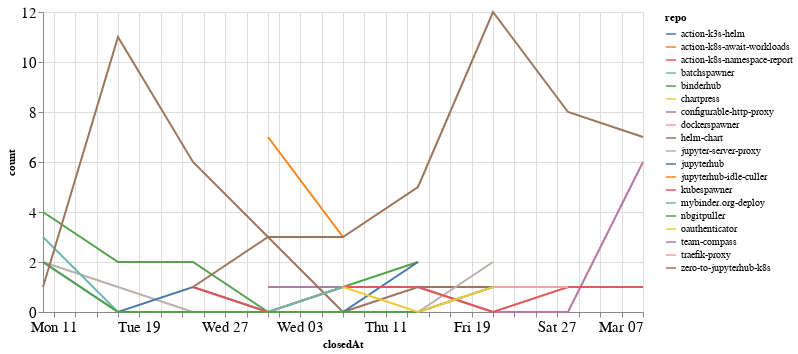

The code cell stored with this chart in its notebook:
### Code cell
closed_by_time = closed_by.groupby('repo').resample('W', on='closedAt').count()['author'].reset_index()
closed_by_time = closed_by_time.rename(columns={'author': 'count'})

alt.Chart(closed_by_time, width=600).mark_line().encode(
    x='closedAt',
    y='count',
    color='repo',
    tooltip="repo"
)

### Figure 1 — Vega-Lite specification as saved in the notebook (floating-point values rounded to 4 significant figures)
{"config": {"axisLeft": {"labelFontSize": 15}, "axisBottom": {"labelFontSize": 15}}, "data": {"name": "data-8233098c0518d2c2bd50367fd408539c"}, "mark": "line", "encoding": {"color": {"type": "nominal", "field": "repo"}, "tooltip": {"type": "nominal", "field": "repo"}, "x": {"type": "temporal", "field": "closedAt"}, "y": {"type": "quantitative", "field": "count"}}, "width": 600, "$schema": "https://vega.github.io/schema/vega-lite/v4.8.1.json", "datasets": {"data-8233098c0518d2c2bd50367fd408539c": [{"repo": "action-k3s-helm", "closedAt": "2021-01-17T00:00:00", "count": 3}, {"repo": "action-k8s-await-workloads", "closedAt": "2021-01-31T00:00:00", "count": 7}, {"repo": "action-k8s-await-workloads", "closedAt": "2021-02-07T00:00:00", "count": 3}, {"repo": "action-k8s-namespace-report", "closedAt": "2021-02-07T00:00:00", "count": 1}, {"repo": "batchspawner", "closedAt": "2021-01-31T00:00:00", "count": 4}, {"repo": "binderhub", "closedAt": "2021-01-10T00:00:00", "count": 4}, {"repo": "binderhub", "closedAt": "2021-01-17T00:00:00", "count": 2}, {"repo": "binderhub", "closedAt": "2021-01-24T00:00:00", "count": 2}, {"repo": "binderhub", "closedAt": "2021-01-31T00:00:00", "count": 0}, {"repo": "binderhub", "closedAt": "2021-02-07T00:00:00", "count": 1}, {"repo": "binderhub", "closedAt": "2021-02-14T00:00:00", "count": 2}, {"repo": "chartpress", "closedAt": "2021-01-24T00:00:00", "count": 1}, {"repo": "configurable-http-proxy", "closedAt": "2021-01-31T00:00:00", "count": 1}, {"repo": "configurable-http-proxy", "closedAt": "2021-02-07T00:00:00", "count": 1}, {"repo": "configurable-http-proxy", "closedAt": "2021-02-14T00:00:00", "count": 1}, {"repo": "configurable-http-proxy", "closedAt": "2021-02-21T00:00:00", "count": 0}, {"repo": "configurable-http-proxy", "closedAt": "2021-02-28T00:00:00", "count": 0}, {"repo": "configurable-http-proxy", "closedAt": "2021-03-07T00:00:00", "count": 6}, {"repo": "dockerspawner", "closedAt": "2021-02-28T00:00:00", "count": 1}, {"repo": "helm-chart", "closedAt": "2021-01-24T00:00:00", "count": 1}, {"repo": "helm-chart", "closedAt": "2021-01-31T00:00:00", "count": 3}, {"repo": "helm-chart", "closedAt": "2021-02-07T00:00:00", "count": 0}, {"repo": "helm-chart", "closedAt": "2021-02-14T00:00:00", "count": 1}, {"repo": "helm-chart", "closedAt": "2021-02-21T00:00:00", "count": 1}, {"repo": "helm-chart", "closedAt": "2021-02-28T00:00:00", "count": 1}, {"repo": "jupyter-server-proxy", "closedAt": "2021-01-10T00:00:00", "count": 2}, {"repo": "jupyter-server-proxy", "closedAt": "2021-01-17T00:00:00", "count": 1}, {"repo": "jupyter-server-proxy", "closedAt": "2021-01-24T00:00:00", "count": 0}, {"repo": "jupyter-server-proxy", "closedAt": "2021-01-31T00:00:00", "count": 0}, {"repo": "jupyter-server-proxy", "closedAt": "2021-02-07T00:00:00", "count": 0}, {"repo": "jupyter-server-proxy", "closedAt": "2021-02-14T00:00:00", "count": 0}, {"repo": "jupyter-server-proxy", "closedAt": "2021-02-21T00:00:00", "count": 2}, {"repo": "jupyterhub", "closedAt": "2021-01-10T00:00:00", "count": 2}, {"repo": "jupyterhub", "closedAt": "2021-01-17T00:00:00", "count": 0}, {"repo": "jupyterhub", "closedAt": "2021-01-24T00:00:00", "count": 1}, {"repo": "jupyterhub", "closedAt": "2021-01-31T00:00:00", "count": 0}, {"repo": "jupyterhub", "closedAt": "2021-02-07T00:00:00", "count": 0}, {"repo": "jupyterhub", "closedAt": "2021-02-14T00:00:00", "count": 2}, {"repo": "jupyterhub-idle-culler", "closedAt": "2021-01-31T00:00:00", "count": 1}, {"repo": "kubespawner", "closedAt": "2021-01-24T00:00:00", "count": 1}, {"repo": "kubespawner", "closedAt": "2021-01-31T00:00:00", "count": 0}, {"repo": "kubespawner", "closedAt": "2021-02-07T00:00:00", "count": 1}, {"repo": "kubespawner", "closedAt": "2021-02-14T00:00:00", "count": 1}, {"repo": "kubespawner", "closedAt": "2021-02-21T00:00:00", "count": 0}, {"repo": "kubespawner", "closedAt": "2021-02-28T00:00:00", "count": 1}, {"repo": "kubespawner", "closedAt": "2021-03-07T00:00:00", "count": 1}, {"repo": "mybinder.org-deploy", "closedAt": "2021-01-10T00:00:00", "count": 3}, {"repo": "mybinder.org-deploy", "closedAt": "2021-01-17T00:00:00", "count": 0}, {"repo": "mybinder.org-deploy", "closedAt": "2021-01-24T00:00:00", "count": 0}, {"repo": "mybinder.org-deploy", "closedAt": "2021-01-31T00:00:00", "count": 0}, {"repo": "mybinder.org-deploy", "closedAt": "2021-02-07T00:00:00", "count": 1}, {"repo": "nbgitpuller", "closedAt": "2021-01-10T00:00:00", "count": 2}, {"repo": "nbgitpuller", "closedAt": "2021-01-17T00:00:00", "count": 0}, {"repo": "nbgitpuller", "closedAt": "2021-01-24T00:00:00", "count": 0}, {"repo": "nbgitpuller", "closedAt": "2021-01-31T00:00:00", "count": 0}, {"repo": "nbgitpuller", "closedAt": "2021-02-07T00:00:00", "count": 0}, {"repo": "nbgitpuller", "closedAt": "2021-02-14T00:00:00", "count": 0}, {"repo": "nbgitpuller", "closedAt": "2021-02-21T00:00:00", "count": 1}, {"repo": "oauthenticator", "closedAt": "2021-02-07T00:00:00", "count": 1}, {"repo": "oauthenticator", "closedAt": "2021-02-14T00:00:00", "count": 0}, {"repo": "oauthenticator", "closedAt": "2021-02-21T00:00:00", "count": 1}, {"repo": "team-compass", "closedAt": "2021-02-28T00:00:00", "count": 1}, {"repo": "traefik-proxy", "closedAt": "2021-02-21T00:00:00", "count": 1}, {"repo": "traefik-proxy", "closedAt": "2021-02-28T00:00:00", "count": 1}, {"repo": "zero-to-jupyterhub-k8s", "closedAt": "2021-01-10T00:00:00", "count": 1}, {"repo": "zero-to-jupyterhub-k8s", "closedAt": "2021-01-17T00:00:00", "count": 11}, {"repo": "zero-to-jupyterhub-k8s", "closedAt": "2021-01-24T00:00:00", "count": 6}, {"repo": "zero-to-jupyterhub-k8s", "closedAt": "2021-01-31T00:00:00", "count": 3}, {"repo": "zero-to-jupyterhub-k8s", "closedAt": "2021-02-07T00:00:00", "count": 3}, {"repo": "zero-to-jupyterhub-k8s", "closedAt": "2021-02-14T00:00:00", "count": 5}, {"repo": "zero-to-jupyterhub-k8s", "closedAt": "2021-02-21T00:00:00", "count": 12}, {"repo": "zero-to-jupyterhub-k8s", "closedAt": "2021-02-28T00:00:00", "count": 8}, {"repo": "zero-to-jupyterhub-k8s", "closedAt": "2021-03-07T00:00:00", "count": 7}]}}
